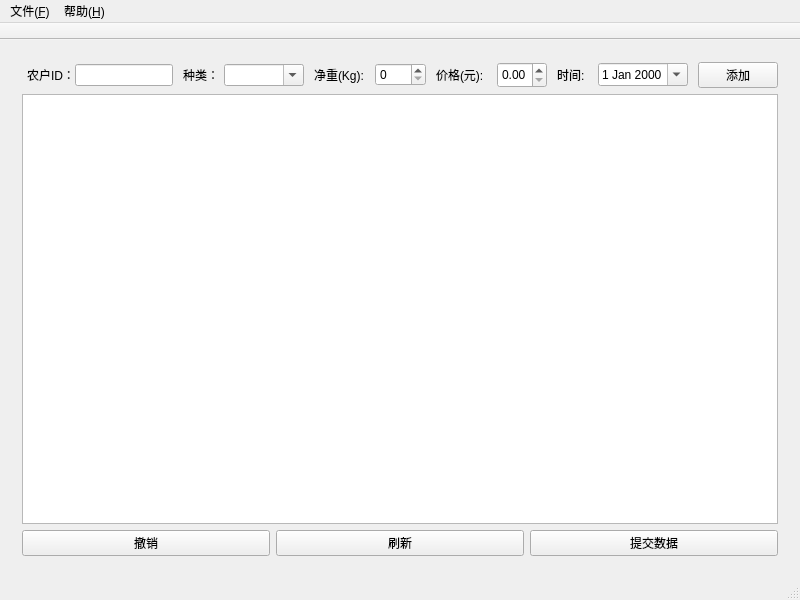
<?xml version="1.0" encoding="UTF-8"?>
<ui version="4.0">
 <class>MainWindow</class>
 <widget class="QMainWindow" name="MainWindow">
  <property name="geometry">
   <rect>
    <x>0</x>
    <y>0</y>
    <width>800</width>
    <height>600</height>
   </rect>
  </property>
  <property name="minimumSize">
   <size>
    <width>800</width>
    <height>600</height>
   </size>
  </property>
  <property name="maximumSize">
   <size>
    <width>800</width>
    <height>600</height>
   </size>
  </property>
  <property name="windowTitle">
   <string>VMS管理系统</string>
  </property>
  <widget class="QWidget" name="centralWidget">
   <layout class="QHBoxLayout" name="horizontalLayout_10">
    <item>
     <widget class="QStackedWidget" name="stackedWidget">
      <property name="currentIndex">
       <number>0</number>
      </property>
      <widget class="QWidget" name="page">
       <layout class="QHBoxLayout" name="horizontalLayout_17">
        <item>
         <layout class="QVBoxLayout" name="verticalLayout">
          <item>
           <layout class="QHBoxLayout" name="horizontalLayout_6">
            <property name="spacing">
             <number>10</number>
            </property>
            <item>
             <layout class="QHBoxLayout" name="horizontalLayout">
              <property name="spacing">
               <number>0</number>
              </property>
              <property name="leftMargin">
               <number>5</number>
              </property>
              <item>
               <widget class="QLabel" name="label_4">
                <property name="text">
                 <string>农户ID：</string>
                </property>
               </widget>
              </item>
              <item>
               <widget class="QLineEdit" name="purchaseIDLineEdit"/>
              </item>
             </layout>
            </item>
            <item>
             <layout class="QHBoxLayout" name="horizontalLayout_2">
              <item>
               <widget class="QLabel" name="label_5">
                <property name="minimumSize">
                 <size>
                  <width>35</width>
                  <height>0</height>
                 </size>
                </property>
                <property name="text">
                 <string>种类：</string>
                </property>
               </widget>
              </item>
              <item>
               <widget class="QComboBox" name="purchaseKindcomBox">
                <property name="minimumSize">
                 <size>
                  <width>80</width>
                  <height>0</height>
                 </size>
                </property>
                <property name="editable">
                 <bool>true</bool>
                </property>
               </widget>
              </item>
             </layout>
            </item>
            <item>
             <layout class="QHBoxLayout" name="horizontalLayout_3">
              <item>
               <widget class="QLabel" name="label_6">
                <property name="minimumSize">
                 <size>
                  <width>55</width>
                  <height>0</height>
                 </size>
                </property>
                <property name="text">
                 <string>净重(Kg):</string>
                </property>
               </widget>
              </item>
              <item>
               <widget class="QSpinBox" name="purchaseWeightSpinBox">
                <property name="minimumSize">
                 <size>
                  <width>50</width>
                  <height>0</height>
                 </size>
                </property>
                <property name="maximum">
                 <number>10000</number>
                </property>
               </widget>
              </item>
             </layout>
            </item>
            <item>
             <layout class="QHBoxLayout" name="horizontalLayout_4">
              <item>
               <widget class="QLabel" name="label_7">
                <property name="minimumSize">
                 <size>
                  <width>55</width>
                  <height>0</height>
                 </size>
                </property>
                <property name="text">
                 <string>价格(元):</string>
                </property>
               </widget>
              </item>
              <item>
               <widget class="QDoubleSpinBox" name="purchasePriceDoubleSpinBox">
                <property name="sizePolicy">
                 <sizepolicy hsizetype="Minimum" vsizetype="Minimum">
                  <horstretch>0</horstretch>
                  <verstretch>0</verstretch>
                 </sizepolicy>
                </property>
                <property name="minimumSize">
                 <size>
                  <width>50</width>
                  <height>20</height>
                 </size>
                </property>
                <property name="maximumSize">
                 <size>
                  <width>60</width>
                  <height>16777215</height>
                 </size>
                </property>
               </widget>
              </item>
             </layout>
            </item>
            <item>
             <layout class="QHBoxLayout" name="horizontalLayout_5">
              <item>
               <widget class="QLabel" name="label_8">
                <property name="minimumSize">
                 <size>
                  <width>35</width>
                  <height>0</height>
                 </size>
                </property>
                <property name="text">
                 <string>时间:</string>
                </property>
               </widget>
              </item>
              <item>
               <widget class="QDateEdit" name="purchaseTimeDateEdit">
                <property name="minimumSize">
                 <size>
                  <width>90</width>
                  <height>0</height>
                 </size>
                </property>
                <property name="correctionMode">
                 <enum>QAbstractSpinBox::CorrectToPreviousValue</enum>
                </property>
                <property name="dateTime">
                 <datetime>
                  <hour>0</hour>
                  <minute>0</minute>
                  <second>0</second>
                  <year>2000</year>
                  <month>1</month>
                  <day>1</day>
                 </datetime>
                </property>
                <property name="currentSection">
                 <enum>QDateTimeEdit::YearSection</enum>
                </property>
                <property name="calendarPopup">
                 <bool>true</bool>
                </property>
               </widget>
              </item>
             </layout>
            </item>
            <item>
             <widget class="QPushButton" name="purchaseAddButton">
              <property name="text">
               <string>添加</string>
              </property>
             </widget>
            </item>
           </layout>
          </item>
          <item>
           <widget class="QTableView" name="purchaseTableView"/>
          </item>
          <item>
           <layout class="QHBoxLayout" name="horizontalLayout_7">
            <item>
             <widget class="QPushButton" name="purchaseCancelButton">
              <property name="text">
               <string>撤销</string>
              </property>
             </widget>
            </item>
            <item>
             <widget class="QPushButton" name="purchaseRefreshButton">
              <property name="text">
               <string>刷新</string>
              </property>
             </widget>
            </item>
            <item>
             <widget class="QPushButton" name="purchaseCommitButton">
              <property name="text">
               <string>提交数据</string>
              </property>
             </widget>
            </item>
           </layout>
          </item>
         </layout>
        </item>
       </layout>
      </widget>
      <widget class="QWidget" name="page_3">
       <layout class="QHBoxLayout" name="horizontalLayout_13">
        <item>
         <layout class="QVBoxLayout" name="verticalLayout_3">
          <property name="spacing">
           <number>0</number>
          </property>
          <property name="bottomMargin">
           <number>0</number>
          </property>
          <item>
           <layout class="QHBoxLayout" name="horizontalLayout_23">
            <property name="spacing">
             <number>10</number>
            </property>
            <property name="leftMargin">
             <number>0</number>
            </property>
            <property name="rightMargin">
             <number>10</number>
            </property>
            <item>
             <layout class="QHBoxLayout" name="horizontalLayout_8">
              <property name="spacing">
               <number>0</number>
              </property>
              <item>
               <widget class="QLabel" name="label_2">
                <property name="text">
                 <string>姓名:</string>
                </property>
               </widget>
              </item>
              <item>
               <widget class="QLineEdit" name="farmerNameLineEdit">
                <property name="maximumSize">
                 <size>
                  <width>80</width>
                  <height>16777215</height>
                 </size>
                </property>
               </widget>
              </item>
             </layout>
            </item>
            <item>
             <layout class="QHBoxLayout" name="horizontalLayout_9">
              <property name="spacing">
               <number>0</number>
              </property>
              <item>
               <widget class="QLabel" name="label_9">
                <property name="text">
                 <string>编号:</string>
                </property>
               </widget>
              </item>
              <item>
               <widget class="QLineEdit" name="farmerIDLineEdit">
                <property name="maximumSize">
                 <size>
                  <width>80</width>
                  <height>16777215</height>
                 </size>
                </property>
               </widget>
              </item>
             </layout>
            </item>
            <item>
             <layout class="QHBoxLayout" name="horizontalLayout_20">
              <property name="spacing">
               <number>0</number>
              </property>
              <item>
               <widget class="QLabel" name="label_19">
                <property name="text">
                 <string>性别:</string>
                </property>
               </widget>
              </item>
              <item>
               <widget class="QComboBox" name="farmerSexCBox">
                <property name="maximumSize">
                 <size>
                  <width>35</width>
                  <height>16777215</height>
                 </size>
                </property>
                <property name="editable">
                 <bool>false</bool>
                </property>
                <property name="maxVisibleItems">
                 <number>2</number>
                </property>
                <property name="maxCount">
                 <number>2</number>
                </property>
               </widget>
              </item>
             </layout>
            </item>
            <item>
             <layout class="QHBoxLayout" name="horizontalLayout_21">
              <property name="spacing">
               <number>0</number>
              </property>
              <item>
               <widget class="QLabel" name="label_20">
                <property name="text">
                 <string>电话:</string>
                </property>
               </widget>
              </item>
              <item>
               <widget class="QLineEdit" name="farmerTelLineEdit">
                <property name="minimumSize">
                 <size>
                  <width>100</width>
                  <height>0</height>
                 </size>
                </property>
               </widget>
              </item>
             </layout>
            </item>
            <item>
             <layout class="QHBoxLayout" name="horizontalLayout_22">
              <property name="spacing">
               <number>0</number>
              </property>
              <item>
               <widget class="QLabel" name="label_21">
                <property name="text">
                 <string>住址:</string>
                </property>
               </widget>
              </item>
              <item>
               <widget class="QLineEdit" name="farmerAddRLineEdit">
                <property name="minimumSize">
                 <size>
                  <width>120</width>
                  <height>0</height>
                 </size>
                </property>
               </widget>
              </item>
             </layout>
            </item>
            <item>
             <widget class="QPushButton" name="farmerOkButton">
              <property name="text">
               <string>确定</string>
              </property>
             </widget>
            </item>
           </layout>
          </item>
          <item>
           <layout class="QHBoxLayout" name="horizontalLayout_12">
            <item>
             <layout class="QVBoxLayout" name="verticalLayout_2">
              <property name="topMargin">
               <number>10</number>
              </property>
              <item>
               <widget class="QPushButton" name="farmerAddButton">
                <property name="text">
                 <string>录入</string>
                </property>
               </widget>
              </item>
              <item>
               <widget class="QPushButton" name="farmerSelectButton">
                <property name="text">
                 <string>查找</string>
                </property>
               </widget>
              </item>
              <item>
               <widget class="QPushButton" name="farmerAmendButton">
                <property name="text">
                 <string>修改</string>
                </property>
               </widget>
              </item>
              <item>
               <widget class="QPushButton" name="farmerDeleteButton">
                <property name="text">
                 <string>删除</string>
                </property>
               </widget>
              </item>
              <item>
               <layout class="QHBoxLayout" name="horizontalLayout_11">
                <property name="leftMargin">
                 <number>0</number>
                </property>
                <property name="rightMargin">
                 <number>0</number>
                </property>
                <item>
                 <widget class="QLabel" name="farmerStatusLabel">
                  <property name="minimumSize">
                   <size>
                    <width>15</width>
                    <height>0</height>
                   </size>
                  </property>
                  <property name="maximumSize">
                   <size>
                    <width>20</width>
                    <height>300</height>
                   </size>
                  </property>
                  <property name="text">
                   <string/>
                  </property>
                  <property name="wordWrap">
                   <bool>true</bool>
                  </property>
                 </widget>
                </item>
               </layout>
              </item>
              <item>
               <widget class="QPushButton" name="farmerCancelButton">
                <property name="text">
                 <string>撤销</string>
                </property>
               </widget>
              </item>
              <item>
               <widget class="QPushButton" name="farmerRefreshButton">
                <property name="text">
                 <string>刷新</string>
                </property>
               </widget>
              </item>
              <item>
               <widget class="QPushButton" name="farmerCommitButton">
                <property name="text">
                 <string>提交确认</string>
                </property>
               </widget>
              </item>
             </layout>
            </item>
            <item>
             <widget class="QStackedWidget" name="farmerStackedWidget">
              <property name="currentIndex">
               <number>1</number>
              </property>
              <widget class="QWidget" name="page_9">
               <layout class="QHBoxLayout" name="horizontalLayout_26">
                <item>
                 <widget class="QTableView" name="farmerTableView"/>
                </item>
               </layout>
              </widget>
              <widget class="QWidget" name="page_10">
               <layout class="QHBoxLayout" name="horizontalLayout_16">
                <item>
                 <layout class="QVBoxLayout" name="verticalLayout_4">
                  <item>
                   <layout class="QHBoxLayout" name="horizontalLayout_15">
                    <property name="leftMargin">
                     <number>0</number>
                    </property>
                    <property name="rightMargin">
                     <number>400</number>
                    </property>
                    <item>
                     <widget class="QLabel" name="label_10">
                      <property name="maximumSize">
                       <size>
                        <width>60</width>
                        <height>16777215</height>
                       </size>
                      </property>
                      <property name="text">
                       <string>查找条件：</string>
                      </property>
                     </widget>
                    </item>
                    <item>
                     <layout class="QHBoxLayout" name="horizontalLayout_14">
                      <item>
                       <widget class="QCheckBox" name="farmerNameCheckBox">
                        <property name="text">
                         <string>姓名</string>
                        </property>
                       </widget>
                      </item>
                      <item>
                       <widget class="QCheckBox" name="farmerIDCheckBox">
                        <property name="text">
                         <string>编号</string>
                        </property>
                       </widget>
                      </item>
                      <item>
                       <widget class="QCheckBox" name="farmerSexCheckBox">
                        <property name="text">
                         <string>性别</string>
                        </property>
                       </widget>
                      </item>
                      <item>
                       <widget class="QCheckBox" name="farmerAddrCheckBox">
                        <property name="text">
                         <string>住址</string>
                        </property>
                       </widget>
                      </item>
                     </layout>
                    </item>
                   </layout>
                  </item>
                  <item>
                   <widget class="QTableView" name="farmerSelectTableView"/>
                  </item>
                 </layout>
                </item>
               </layout>
              </widget>
             </widget>
            </item>
           </layout>
          </item>
         </layout>
        </item>
       </layout>
      </widget>
     </widget>
    </item>
   </layout>
  </widget>
  <widget class="QMenuBar" name="menuBar">
   <property name="geometry">
    <rect>
     <x>0</x>
     <y>0</y>
     <width>800</width>
     <height>23</height>
    </rect>
   </property>
   <widget class="QMenu" name="filemenu">
    <property name="title">
     <string>文件(&amp;F)</string>
    </property>
    <addaction name="purchaseDataAction"/>
    <addaction name="farmerDataAction"/>
    <addaction name="separator"/>
    <addaction name="regAction"/>
    <addaction name="amendAction"/>
    <addaction name="separator"/>
    <addaction name="exitaction"/>
   </widget>
   <widget class="QMenu" name="helpmenu">
    <property name="title">
     <string>帮助(&amp;H)</string>
    </property>
    <addaction name="aboutAction"/>
    <addaction name="currrentUserAction"/>
   </widget>
   <addaction name="filemenu"/>
   <addaction name="helpmenu"/>
  </widget>
  <widget class="QToolBar" name="mainToolBar">
   <property name="movable">
    <bool>false</bool>
   </property>
   <property name="allowedAreas">
    <set>Qt::TopToolBarArea</set>
   </property>
   <property name="iconSize">
    <size>
     <width>24</width>
     <height>24</height>
    </size>
   </property>
   <property name="toolButtonStyle">
    <enum>Qt::ToolButtonIconOnly</enum>
   </property>
   <attribute name="toolBarArea">
    <enum>TopToolBarArea</enum>
   </attribute>
   <attribute name="toolBarBreak">
    <bool>false</bool>
   </attribute>
  </widget>
  <widget class="QStatusBar" name="statusBar">
   <property name="statusTip">
    <string/>
   </property>
  </widget>
  <action name="exitaction">
   <property name="text">
    <string>退出</string>
   </property>
  </action>
  <action name="farmerDataAction">
   <property name="text">
    <string>农户资料</string>
   </property>
  </action>
  <action name="purchaseDataAction">
   <property name="text">
    <string>收购数据</string>
   </property>
   <property name="toolTip">
    <string>收购数据</string>
   </property>
  </action>
  <action name="regAction">
   <property name="text">
    <string>注册用户</string>
   </property>
   <property name="toolTip">
    <string>注册用户</string>
   </property>
  </action>
  <action name="amendAction">
   <property name="text">
    <string>密码修改</string>
   </property>
   <property name="toolTip">
    <string>密码修改</string>
   </property>
  </action>
  <action name="aboutAction">
   <property name="text">
    <string>关于</string>
   </property>
   <property name="toolTip">
    <string>关于</string>
   </property>
  </action>
  <action name="currrentUserAction">
   <property name="text">
    <string>当前用户</string>
   </property>
   <property name="toolTip">
    <string>当前用户</string>
   </property>
  </action>
 </widget>
 <layoutdefault spacing="6" margin="11"/>
 <resources/>
 <connections/>
</ui>
